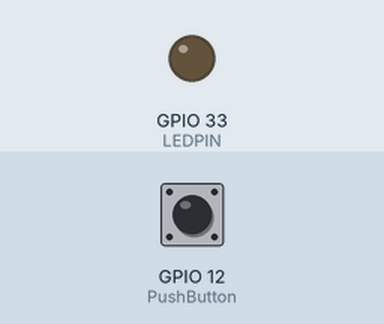
The sketch below on a simulated ESP32. Shown: output pins drawn as LEDs (lit = HIGH). The inputs (shaded band) are chosen by the test bench; at power-on: GPIO 12 (PushButton) LOW. What the sketch prints to the serial monitor is not drawn.

Above: at 1.2 s.
1.3 s: GPIO 12 (PushButton) pulled HIGH for 0.15 s
At 1.37 s:
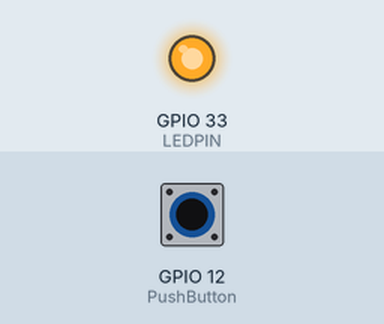
2.9 s: GPIO 12 (PushButton) pulled HIGH for 3.2 s
At 6.5 s:
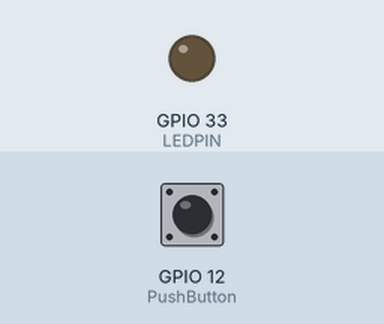
Timing chart, 0 to 8.0 s (numbered marks = the images above; inputs shaded):
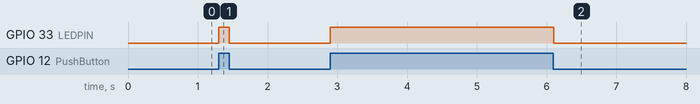

The sketch:

bub.ino
```cpp
// We assigned a name LED pin to pin number 33
const int LEDPIN = 33;
// this will assign the name PushButton to pin numer 15
const int PushButton = 12;
// This Setup function is used to initialize everything
void setup()
{
  Serial.begin(115200);
// This statement will declare pin 22 as digital output
pinMode(LEDPIN, OUTPUT);
// This statement will declare pin 15 as digital input
pinMode(PushButton, INPUT);
}

void loop()

{
// digitalRead function stores the Push button state
// in variable push_button_state
int Push_button_state = digitalRead(PushButton);
// if condition checks if push button is pressed
// if pressed LED will turn on otherwise remain off
if ( Push_button_state == HIGH )
{
    digitalWrite(LEDPIN, HIGH);
    Serial.print("b\n");
}
else
{
    digitalWrite(LEDPIN, LOW);
    Serial.print("l\n");
}
}
```

Measured:
- after the input at 1.3 s, GPIO 33 (LEDPIN): LOW → HIGH at once, → LOW 0.15 s later
- after the input at 2.9 s, GPIO 33 (LEDPIN): LOW → HIGH at once, → LOW 3.2 s later
